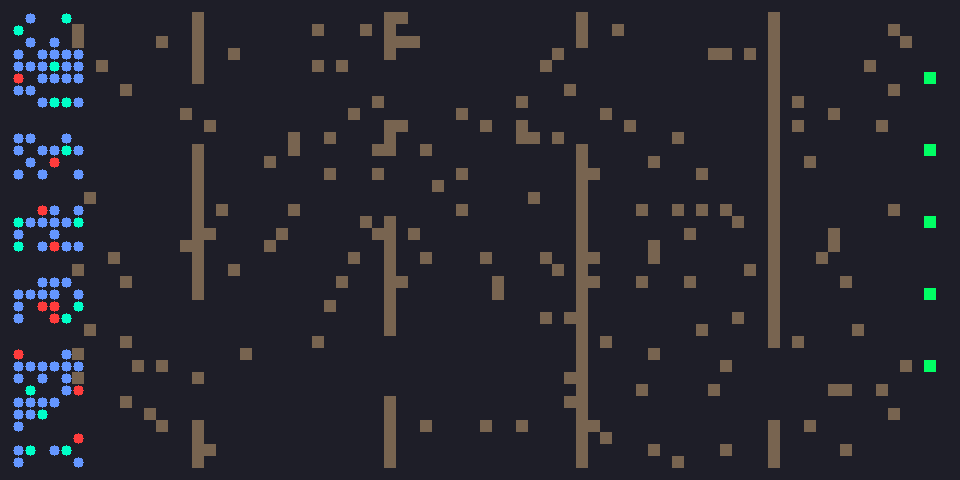
#> input picture dark-agency-detector/frames/frame_00000.ppm, 960 x 480 px; its folder holds only this picture in this run
$ python make_gif.py
#> lines starting #> are read from the running program, lines starting #| are printed output that depends on the picture
#!/usr/bin/env python3
"""
DarkAgencyDetector - GIF Animation Generator

Converts exported PPM frames into an animated GIF.
Requires: Pillow (pip install Pillow)
"""

import os
import sys
from pathlib import Path

try:
    from PIL import Image
except ImportError:
    print("Error: Pillow no está instalado.")
    print("Instalar con: pip install Pillow")
    sys.exit(1)


def load_ppm_frames(frames_dir: str) -> list:
    """Load all PPM frames from directory"""
    frames_path = Path(frames_dir)
    if not frames_path.exists():
        print(f"Error: Directorio {frames_dir} no existe")
        return []

    frame_files = sorted(frames_path.glob("frame_*.ppm"))

    if not frame_files:
        print(f"Error: No se encontraron frames en {frames_dir}")
        return []

    print(f"Cargando {len(frame_files)} frames...")

    frames = []
    for i, f in enumerate(frame_files):
        try:
            img = Image.open(f)
            frames.append(img.copy())
            img.close()

            if (i + 1) % 20 == 0:
                print(f"  Procesados: {i + 1}/{len(frame_files)}")
        except Exception as e:
            print(f"  Error cargando {f}: {e}")

    return frames


def create_gif(frames: list, output_path: str, duration: int = 100, loop: int = 0):
    """Create animated GIF from frames"""
    if not frames:
        return False

    print(f"\nCreando GIF: {output_path}")
    print(f"  Frames: {len(frames)}")
    print(f"  Duration: {duration}ms por frame")

    # Convert to palette mode for GIF
    frames_p = []
    for frame in frames:
        # Ensure RGB mode
        if frame.mode != 'RGB':
            frame = frame.convert('RGB')
        # Quantize to 256 colors for GIF
        frames_p.append(frame.quantize(colors=256, method=Image.Quantize.MEDIANCUT))

    # Save as GIF
    frames_p[0].save(
        output_path,
        save_all=True,
        append_images=frames_p[1:],
        optimize=False,
        duration=duration,
        loop=loop
    )

    file_size = os.path.getsize(output_path) / (1024 * 1024)
    print(f"  Tamaño: {file_size:.2f} MB")
    print(f"\n✓ GIF creado exitosamente: {output_path}")

    return True


def create_legend_image(output_path: str):
    """Create a legend image for the GIF"""
    try:
        from PIL import ImageDraw, ImageFont
    except ImportError:
        return

    width = 400
    height = 200
    img = Image.new('RGB', (width, height), color=(30, 30, 40))
    draw = ImageDraw.Draw(img)

    # Title
    draw.text((20, 10), "DARK AGENCY DETECTOR", fill=(255, 255, 255))
    draw.text((20, 30), "Agent-Based Simulation", fill=(150, 150, 150))

    # Legend entries
    y = 60
    entries = [
        ((0, 255, 200), "🔵 Dark Innovator (High S_Agency, Low G)"),
        ((255, 200, 0), "🟡 Maverick at Risk (Transitional)"),
        ((255, 60, 60), "🔴 Toxic (High G)"),
        ((100, 150, 255), "⚪ Normal (Low S_Agency, Low G)"),
    ]

    for color, text in entries:
        draw.ellipse([20, y, 35, y+15], fill=color)
        draw.text((45, y), text, fill=(200, 200, 200))
        y += 25

    img.save(output_path)
    print(f"✓ Legend saved: {output_path}")


def main():
    # Paths
    script_dir = Path(__file__).parent.parent
    frames_dir = script_dir / "frames"
    output_dir = script_dir / "output"

    output_dir.mkdir(exist_ok=True)

    output_gif = output_dir / "dark_agency_simulation.gif"
    legend_path = output_dir / "legend.png"

    print("=" * 60)
    print("  DARK AGENCY DETECTOR - GIF Generator")
    print("=" * 60)
    print()

    # Load frames
    frames = load_ppm_frames(str(frames_dir))
#> in load_ppm_frames, img is the input picture: PIL image 960x480 RGB; mean R, G, B 38.2, 38, 46.5
#> frames = 1 item

    if not frames:
        print("\nNo frames to process. Run the simulation first:")
        print("  ./bin/dark-agency-detector")
        return 1

    # Create GIF
    success = create_gif(frames, str(output_gif), duration=80)
#|   Frames: 1
#> the loop in create_gif, `for frame in frames:` made 1 pass
#> success = True

    if success:
        # Create legend
        create_legend_image(str(legend_path))
#> in create_legend_image, `img = Image.new('RGB', (width, height), color=(30, 30, 40))`:
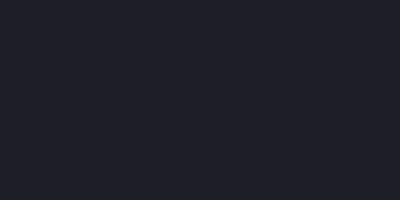
#> img: PIL image 400x200 RGB; mean R, G, B 30, 30, 40
#> after the loop in create_legend_image, `for color, text in entries:`: y = 160
#> in create_legend_image, `img.save(output_path)`:
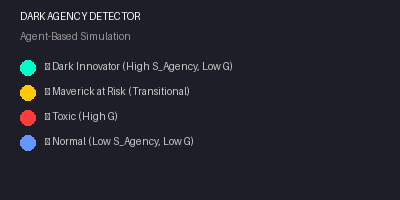
#> saved as legend.png: PIL image 400x200 RGB; mean R, G, B 35.1, 35.2, 44.5

        print("\n" + "=" * 60)
        print("  EL 'FLEX' ESTÁ LISTO")
        print("=" * 60)
        print()
        print("Archivo GIF:", output_gif)
        print()
        print('"Mira esto. Programé una simulación en C++ donde cada agente')
        print('tiene un nivel de Maquiavelismo y Agencia. Los puntos cian son')
        print('los Dark Innovators - nosotros rompiendo burocracia."')
        print()

    return 0 if success else 1


if __name__ == "__main__":
    sys.exit(main())
#> (the program exits here)
